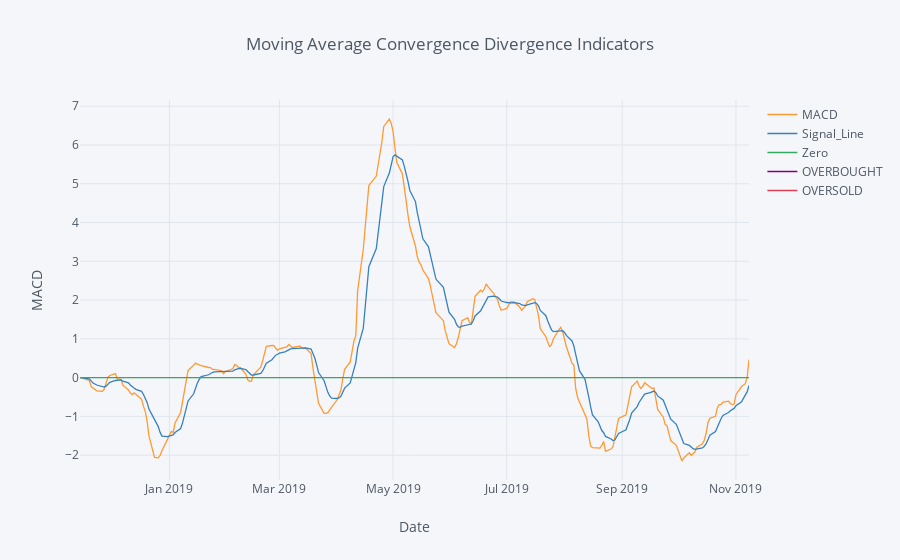

The code cell stored with this chart in its notebook:
### Code cell
dfs_M["DIS.N"].iplot(kind="lines",yTitle="MACD",xTitle="Date", title="Moving Average Convergence Divergence Indicators")

### Figure 1 — Plotly figure (JSON) as saved in the notebook; plotly's stock layout.template omitted (floating-point values rounded to 4 significant figures; data arrays with more than 128 entries replaced by an {"elided": "..."} marker saying what was removed)
{"data": [{"line": {"color": "rgba(255, 153, 51, 1.0)", "dash": "solid", "shape": "linear", "width": 1.3}, "mode": "lines", "name": "MACD", "text": "", "type": "scatter", "uid": "6b380c7e-dd97-4b42-b1ce-4dc4d2bbc313", "x": {"elided": "248 str values"}, "y": {"elided": "248 float values"}}, {"line": {"color": "rgba(55, 128, 191, 1.0)", "dash": "solid", "shape": "linear", "width": 1.3}, "mode": "lines", "name": "Signal_Line", "text": "", "type": "scatter", "uid": "bf0abcb1-3cd1-4457-8664-3d1f183d7ac3", "x": {"elided": "248 str values"}, "y": {"elided": "248 float values"}}, {"line": {"color": "rgba(50, 171, 96, 1.0)", "dash": "solid", "shape": "linear", "width": 1.3}, "mode": "lines", "name": "Zero", "text": "", "type": "scatter", "uid": "18740908-7406-4331-8bc1-1b1889f50d9e", "x": {"elided": "248 str values"}, "y": {"elided": "248 int values"}}, {"line": {"color": "rgba(128, 0, 128, 1.0)", "dash": "solid", "shape": "linear", "width": 1.3}, "mode": "lines", "name": "OVERBOUGHT", "text": "", "type": "scatter", "uid": "cdea4540-05cc-45c6-ac01-2751acd15d91", "x": {"elided": "248 str values"}, "y": {"elided": "248 mixed values"}}, {"line": {"color": "rgba(219, 64, 82, 1.0)", "dash": "solid", "shape": "linear", "width": 1.3}, "mode": "lines", "name": "OVERSOLD", "text": "", "type": "scatter", "uid": "2e94a2f7-1ea6-404b-8f5e-1136e22571dd", "x": {"elided": "248 str values"}, "y": {"elided": "248 mixed values"}}], "layout": {"legend": {"bgcolor": "#F5F6F9", "font": {"color": "#4D5663"}}, "paper_bgcolor": "#F5F6F9", "plot_bgcolor": "#F5F6F9", "title": {"font": {"color": "#4D5663"}, "text": "Moving Average Convergence Divergence Indicators"}, "xaxis": {"gridcolor": "#E1E5ED", "showgrid": true, "tickfont": {"color": "#4D5663"}, "title": {"font": {"color": "#4D5663"}, "text": "Date"}, "zerolinecolor": "#E1E5ED"}, "yaxis": {"gridcolor": "#E1E5ED", "showgrid": true, "tickfont": {"color": "#4D5663"}, "title": {"font": {"color": "#4D5663"}, "text": "MACD"}, "zerolinecolor": "#E1E5ED"}}}
